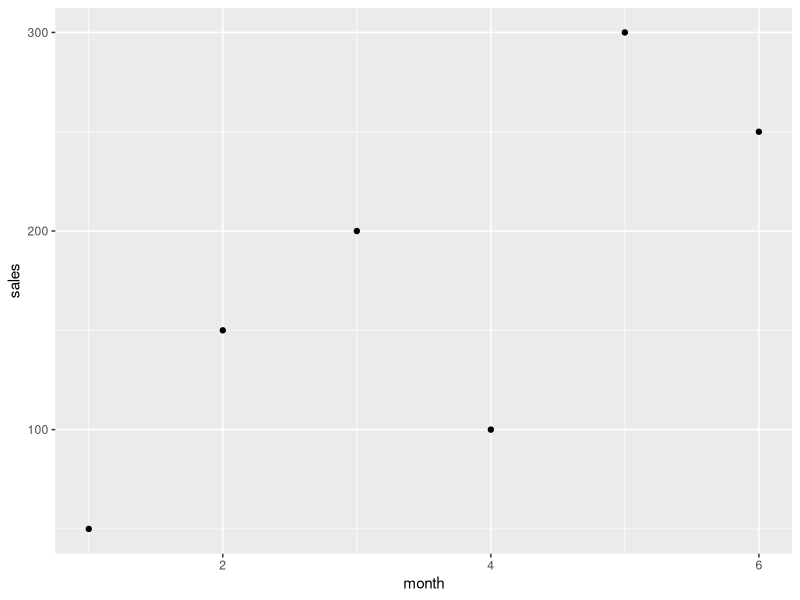
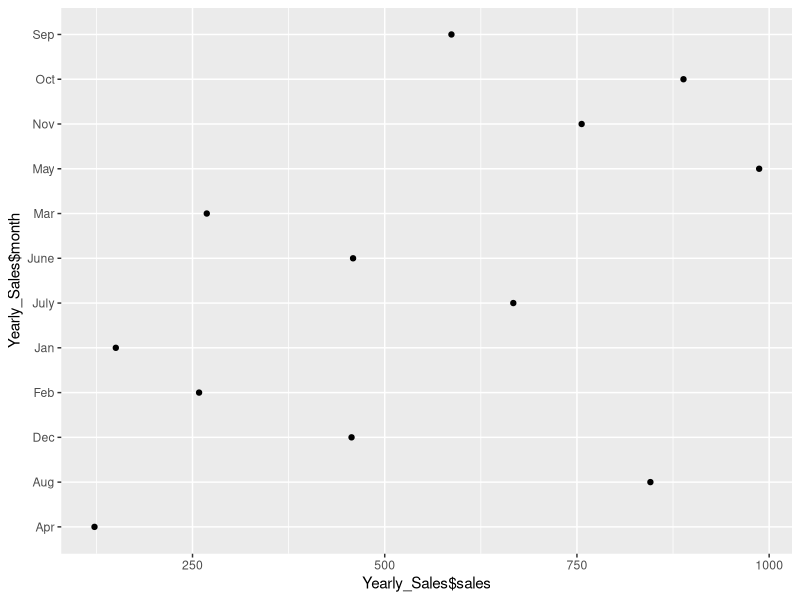

Here is the R script that generated these plots, in order:
#Name: Stephen Kiser
#Module 1: Assignment 2
#==Question 1
student_num <- c(1:75)
student_num

#==Question 2
library(tidyverse)
sales <- c(50,150,200,100,300,250)
month <- c(1,2,3,4,5,6)
qplot(month,sales)

#What month had the largest sales? What was the amount?  Answer: The 5th month (May) with 300 sales.

#==Question 3
months <- c("Jan","Feb", "Mar", "Apr", "May", "June", "July", "Aug", "Sep", "Oct", "Nov", "Dec") 

#What type of vector is this? It is a character vector.

days <- c("Mon.", "Tues.", "Wed.", "Thur.", "Fri.", "Sat.", 7)

#How is the number 7 treated in the vector (as a double or character)? 7 is treated like a character.
#Why? It is treated as a character because the majority of values are characters which causes the code to read it as a character vector.

Days <- c(1:7)

#Do Days and days contain the same values? No they have different values.
#If they are different, what data type is Days and days? The variable "Days" has integer values while "days" has character values.

#==Question 4

Yearly_Sales <- data.frame(month = c("Jan", "Feb", "Mar", "Apr", "May", "June", "July", "Aug", "Sep", "Oct", "Nov", "Dec"), sales = c(150.25, 258.54, 268.55, 122.52, 987, 458.82 , 667.23, 845.54, 586.78, 888.58, 756.12, 456.84))
        
#Open data frame from the environment pane.
#Which month had the most sales? May
#Which month had the least sales? April

qplot(Yearly_Sales$sales, Yearly_Sales$month)
